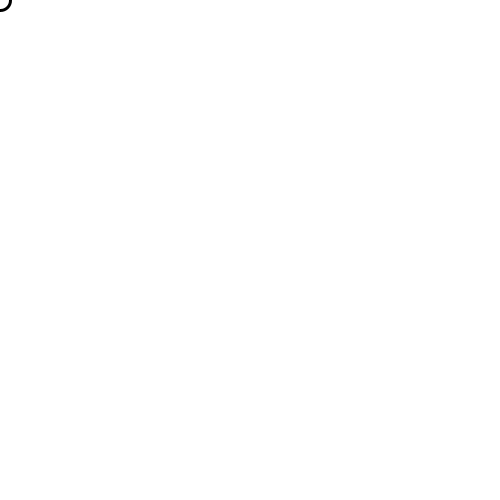
Frame 1 (no input)
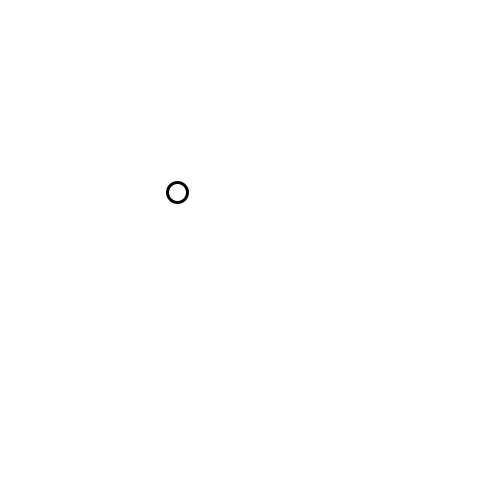
Frame 60 (the mouse pressed at the canvas centre just before this capture)
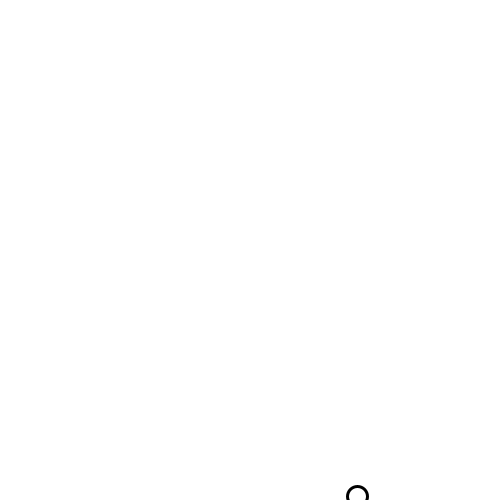
Frame 120 (the mouse held since frame 60 and released just before this capture)

The Processing sketch that drew these frames (run headless with seeded random() and noise(); from frame 60 on, the mouse is pressed at the canvas centre):

// Processing sketch: sketch_008_bouncer2
// ── sketch_008_bouncer2.pde
float x = 0, y = 0;
float vx = 3, vy = 1;
float ax = 0, ay = 0.5;

void setup() {
  size(500, 500);
}

void draw() {
  background(255, 255, 255);
  strokeWeight(3);
  ellipse(x, y, 20, 20);
  vx += ax; vy += ay;
  x += vx; y += vy;
  if (x < 0) {
    x = -x;
    vx *= -1;
  } else if (width < x) {
    x = width - (x - width);
    vx *= -1;
  } else if (y < 0) {
    y = -y;
    vy *= -1;
  } else if (height < y) {
    y = height - (y - height);
    vy *= -1;
  }
}
